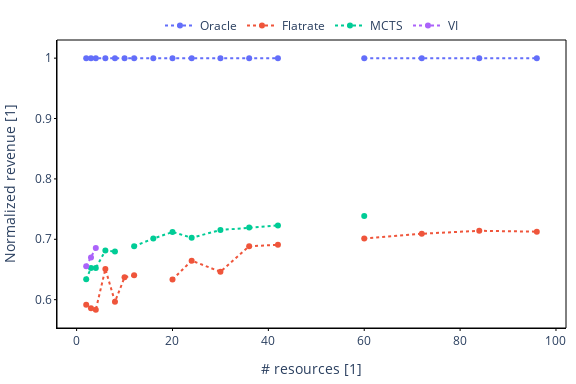

Notebook code cell kept with this figure:
### Code cell
fig = px.scatter(df_mean_normalized, x="n_r", y = "r", color="runner")
fig.update_traces(mode='markers+lines', line=dict(dash="dot"))
fig.update_layout(
    width=576,  # 6 inches * 96 pixels/inch
    height=384,  # 4 inches * 96 pixels/inch (or adjust based on your needs)
    legend=dict(
        yanchor="bottom",  # Anchor the legend from the bottom
        y=1,  # Position the legend above the plot (y > 1)
        xanchor="center",  # Center the legend horizontally
        x=0.5,  # Center the legend (x = 0.5)
        orientation="h",  # Display the legend horizontally
        title=None,
    ),
    plot_bgcolor='rgba(0, 0, 0, 0)',  # Transparent background inside the plot
    paper_bgcolor='rgba(0, 0, 0, 0)',  # Transparent background outside the plot
    margin=dict(l=10, r=10, t=40, b=10),  # Adjust margins to make space for border
    xaxis=dict(
        showline=True,  # Show x-axis line
        linewidth=1,  # Set line width
        linecolor='black',  # Set line color
        # dash='dash',  # Make x-axis line dashed
        ticks='outside',  # Move ticks outside the plot
        ticklen=2,  # Length of the tick marks
        tickwidth=1,  # Width of the tick marks
        tickcolor='black',  # Color of the tick marks
        title="# resources [1]"
    ),
    yaxis=dict(
        showline=True,  # Show y-axis line
        linewidth=1,  # Set line width
        linecolor='black',  # Set line color
        # dash='dash',  # Make y-axis line dashed
        ticks='outside',  # Move ticks outside the plot
        ticklen=2,  # Length of the tick marks
        tickwidth=1,  # Width of the tick marks
        tickcolor='black',  # Color of the tick marks
        title="Normalized revenue [1]"
    ),
    # Optional: Add border around the entire plot area
    shapes=[dict(
        type='rect',
        x0=0, y0=0, x1=1, y1=1,
        xref='paper', yref='paper',
        line=dict(color='black', width=1)
    )]
)
# save the figure as a static image
fig.write_image(FIGROOT/"normalized_revenue_vs_n_res.pdf")
fig.show()

### Figure 1 — Plotly figure (JSON) as saved in the notebook; plotly's stock layout.template omitted (floating-point values rounded to 4 significant figures)
{"data": [{"hovertemplate": "runner=Oracle<br>n_r=%{x}<br>r=%{y}<extra></extra>", "legendgroup": "Oracle", "marker": {"color": "#636efa", "symbol": "circle"}, "mode": "markers+lines", "name": "Oracle", "orientation": "v", "showlegend": true, "x": [2, 3, 4, 6, 8, 10, 12, 16, 20, 24, 30, 36, 42, 48, 60, 72, 84, 96], "xaxis": "x", "y": [1.0, 1.0, 1.0, 1.0, 1.0, 1.0, 1.0, 1.0, 1.0, 1.0, 1.0, 1.0, 1.0, null, 1.0, 1.0, 1.0, 1.0], "yaxis": "y", "type": "scatter", "line": {"dash": "dot"}}, {"hovertemplate": "runner=Flatrate<br>n_r=%{x}<br>r=%{y}<extra></extra>", "legendgroup": "Flatrate", "marker": {"color": "#EF553B", "symbol": "circle"}, "mode": "markers+lines", "name": "Flatrate", "orientation": "v", "showlegend": true, "x": [2, 3, 4, 6, 8, 10, 12, 16, 20, 24, 30, 36, 42, 48, 60, 72, 84, 96], "xaxis": "x", "y": [0.5915, 0.5858, 0.5831, 0.6507, 0.5965, 0.637, 0.6406, null, 0.6334, 0.6646, 0.6463, 0.6886, 0.6908, null, 0.7015, 0.7092, 0.7141, 0.7126], "yaxis": "y", "type": "scatter", "line": {"dash": "dot"}}, {"hovertemplate": "runner=MCTS<br>n_r=%{x}<br>r=%{y}<extra></extra>", "legendgroup": "MCTS", "marker": {"color": "#00cc96", "symbol": "circle"}, "mode": "markers+lines", "name": "MCTS", "orientation": "v", "showlegend": true, "x": [2, 3, 4, 6, 8, 10, 12, 16, 20, 24, 30, 36, 42, 48, 60, 72, 84, 96], "xaxis": "x", "y": [0.6337, 0.6526, 0.6525, 0.6813, 0.6797, null, 0.6886, 0.7011, 0.7121, 0.7025, 0.7153, 0.7196, 0.723, null, 0.7388, null, null, null], "yaxis": "y", "type": "scatter", "line": {"dash": "dot"}}, {"hovertemplate": "runner=VI<br>n_r=%{x}<br>r=%{y}<extra></extra>", "legendgroup": "VI", "marker": {"color": "#ab63fa", "symbol": "circle"}, "mode": "markers+lines", "name": "VI", "orientation": "v", "showlegend": true, "x": [2, 3, 4, 6, 8, 10, 12, 16, 20, 24, 30, 36, 42, 48, 60, 72, 84, 96], "xaxis": "x", "y": [0.6552, 0.67, 0.6854, null, null, null, null, null, null, null, null, null, null, null, null, null, null, null], "yaxis": "y", "type": "scatter", "line": {"dash": "dot"}}], "layout": {"xaxis": {"anchor": "y", "domain": [0.0, 1.0], "title": {"text": "# resources [1]"}, "showline": true, "linewidth": 1, "linecolor": "black", "ticks": "outside", "ticklen": 2, "tickwidth": 1, "tickcolor": "black"}, "yaxis": {"anchor": "x", "domain": [0.0, 1.0], "title": {"text": "Normalized revenue [1]"}, "showline": true, "linewidth": 1, "linecolor": "black", "ticks": "outside", "ticklen": 2, "tickwidth": 1, "tickcolor": "black"}, "legend": {"title": {}, "tracegroupgap": 0, "yanchor": "bottom", "y": 1, "xanchor": "center", "x": 0.5, "orientation": "h"}, "margin": {"t": 40, "l": 10, "r": 10, "b": 10}, "width": 576, "height": 384, "plot_bgcolor": "rgba(0, 0, 0, 0)", "paper_bgcolor": "rgba(0, 0, 0, 0)", "shapes": [{"line": {"color": "black", "width": 1}, "type": "rect", "x0": 0, "x1": 1, "xref": "paper", "y0": 0, "y1": 1, "yref": "paper"}]}}
